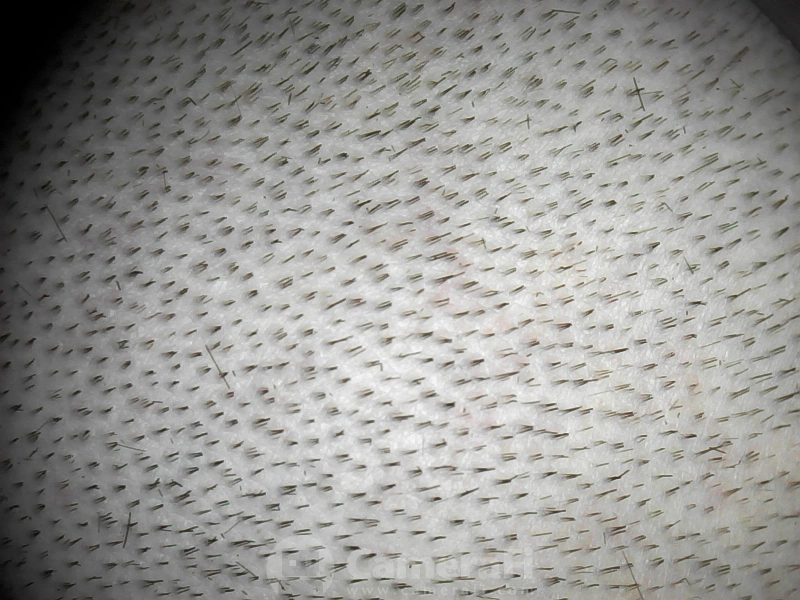
#> input picture hair1.png, 1600 x 1200 px (shown at 1/2 size)
$ python max_rectangle.py
#> lines starting #> are read from the running program, lines starting #| are printed output that depends on the picture; after the words box and inside, x2 and y2 are one past the last pixel; in counts of white or black regions, pixels touching at a corner belong together
import cv2 as cv
import numpy as np
import matplotlib.pyplot as plt
from scipy.optimize import minimize

image = cv.imread('hair1.png', cv.IMREAD_COLOR)
#> image is the input picture: shape (1200, 1600, 3); mean B, G, R 147.8, 150.8, 151.2

gray_image = cv.cvtColor(image, cv.COLOR_BGR2GRAY)

gamma = 0.5
gamma_corrected = np.power(gray_image / 255.0, gamma)
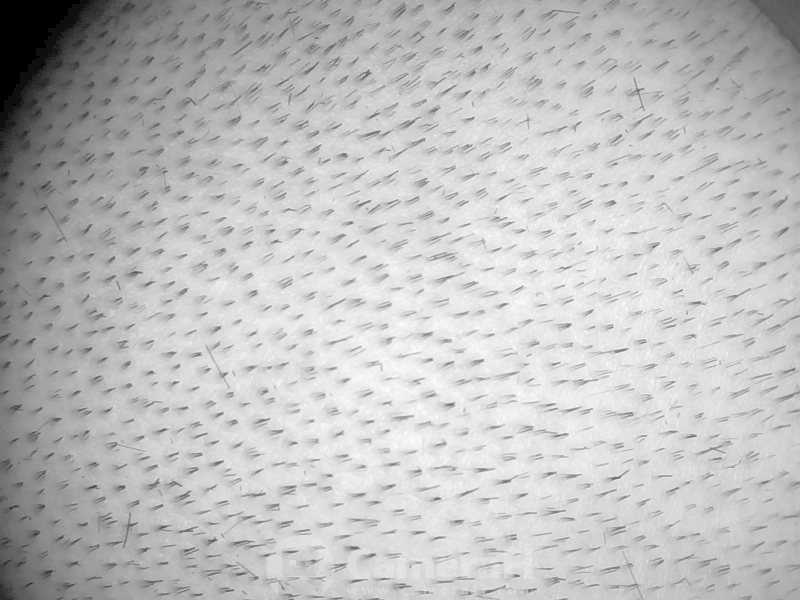
#> gamma_corrected: shape (1200, 1600) float64 (shown at 1/2 size); min 0, max 0.998, mean 0.751
gamma_corrected = np.uint8(gamma_corrected * 255)

ret, thresh = cv.threshold(gamma_corrected, 190, 255, cv.THRESH_BINARY)
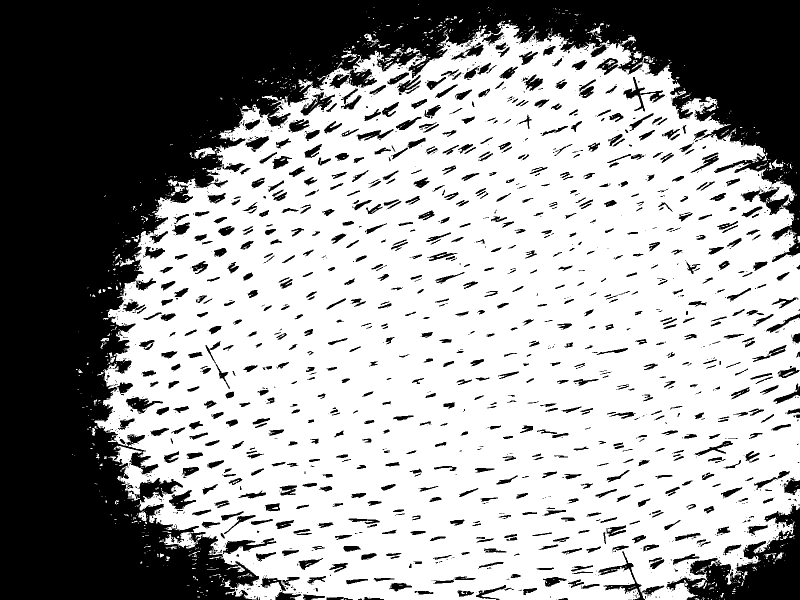
#> thresh: shape (1200, 1600) (shown at 1/2 size); 61.4% white; 1724 black regions (946 under 20 px), largest, box (x1, y1, x2, y2) and area: (0, 0, 1600, 1200) 601272, (1333, 1008, 1600, 1200) 21281, (1197, 1102, 1290, 1200) 1568

kernel = np.ones((5, 5), np.uint8)
veryEroded = cv.dilate(thresh, kernel, iterations=3)
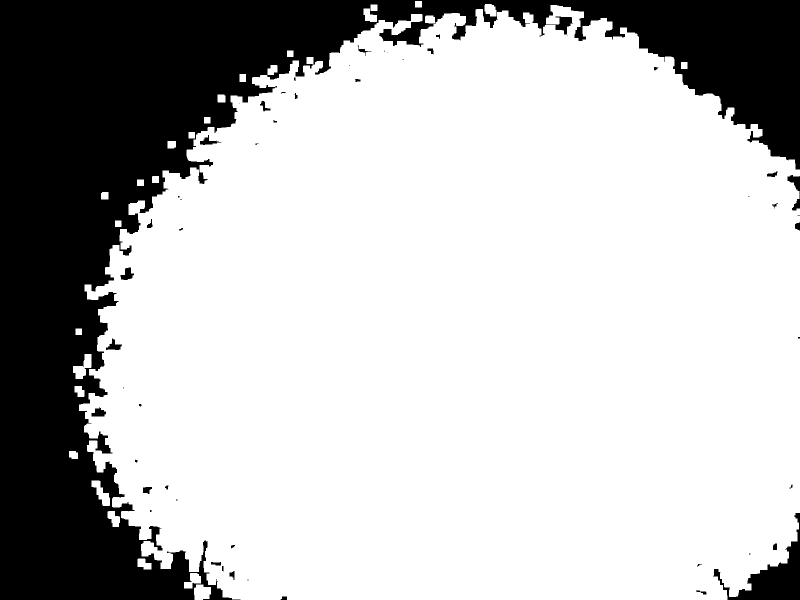
#> veryEroded: shape (1200, 1600) (shown at 1/2 size); 73.9% white; 52 black regions (19 under 20 px)
contornos, _ = cv.findContours(veryEroded, cv.RETR_EXTERNAL, cv.CHAIN_APPROX_SIMPLE)
#> contornos = 28 contours; largest, box (x1, y1, x2, y2) and area: (158, 10, 1600, 1200) 1408793, (146, 708, 183, 758) 886, (388, 1169, 422, 1200) 824, (183, 961, 220, 1012) 808, (368, 1146, 402, 1177) 564

largest_contour = max(contornos, key=cv.contourArea)
#> largest_contour = contour of 1876 points, box (x1, y1, x2, y2) (158, 10, 1600, 1200), area 1408793

x, y, w, h = cv.boundingRect(largest_contour)
#> x = 158; y = 10; w = 1442; h = 1190

rectangular_mask = np.zeros_like(image)
cv.drawContours(rectangular_mask, [largest_contour], 0, (255, 255, 255), -1)
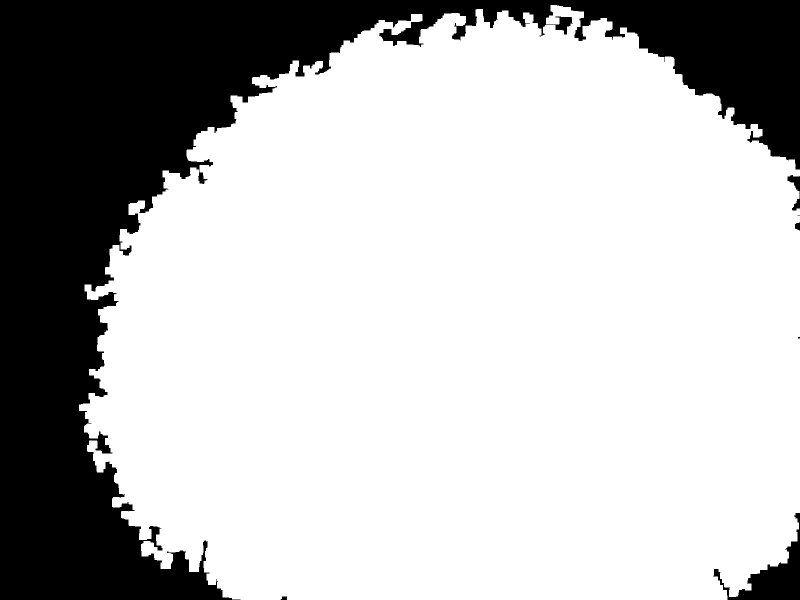
#> rectangular_mask: shape (1200, 1600, 3) (shown at 1/2 size); 73.6% white; 7 black regions (2 under 20 px), largest, box (x1, y1, x2, y2) and area: (0, 0, 1600, 1200) 496998, (1426, 1026, 1600, 1200) 8882, (1575, 350, 1600, 421) 697, (1590, 445, 1600, 461) 128, (561, 1193, 574, 1200) 75

cropped = cv.bitwise_and(image, rectangular_mask)
cropped = cropped[y:y+h, x:x+w]
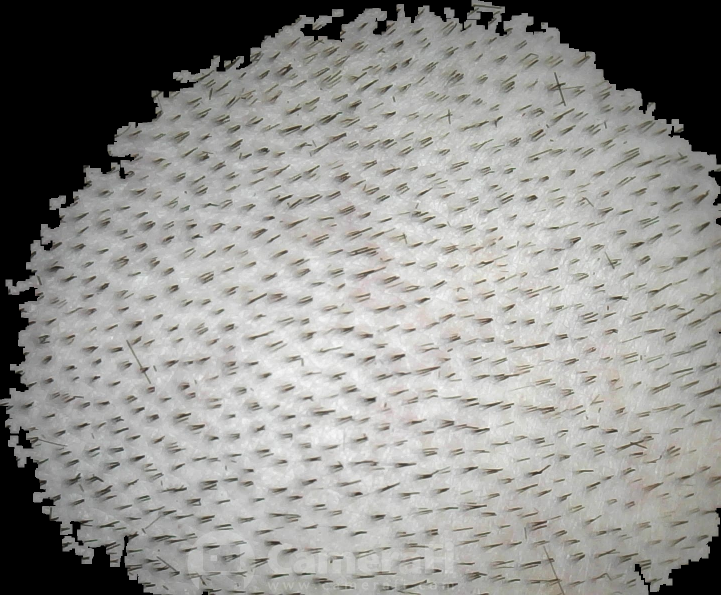
#> cropped: shape (1190, 1442, 3) (shown at 1/2 size); mean B, G, R 141.2, 144.1, 144.6

def objective_function(params, initial_image):
    x, y, w, h = params
    x = int(x)
    y = int(y)
    w = int(w)
    h = int(h)

    roi = initial_image[y:y+h, x:x+w]
    black_pixels = np.count_nonzero(roi == 0)
    print(black_pixels)
    return -w * h * black_pixels

image_width = cropped.shape[1]
#> image_width = 1442
image_height = cropped.shape[0]
#> image_height = 1190

initial_guess = [0, 0, image_width, image_height]
#> initial_guess = [0, 0, 1442, 1190]
bounds = [(0, image_width), (0, image_height), (0, image_width), (0, image_height)]
result = minimize(objective_function, initial_guess, args=(cropped), bounds=bounds, method='L-BFGS-B')
#> in objective_function, `black_pixels = np.count_nonzero(roi == 0)`: black_pixels = 908331
#| 908331
#| 908331
#| 908331
#| 906567
#| 906888
#> result = 10 items

# Extrair os parâmetros do retângulo
x, y, w, h = result.x
#> x = 0; y = 0
print(f"Retângulo: x={x}, y={y}, w={w}, h={h}")
#| Retângulo: x=0.0, y=0.0, w=1442.0, h=1190.0
# Desenhar o retângulo delimitador no contorno original
cv.rectangle(cropped, (int(x), int(y)), (int(x + w), int(y + h)), (0, 255, 0), 2)
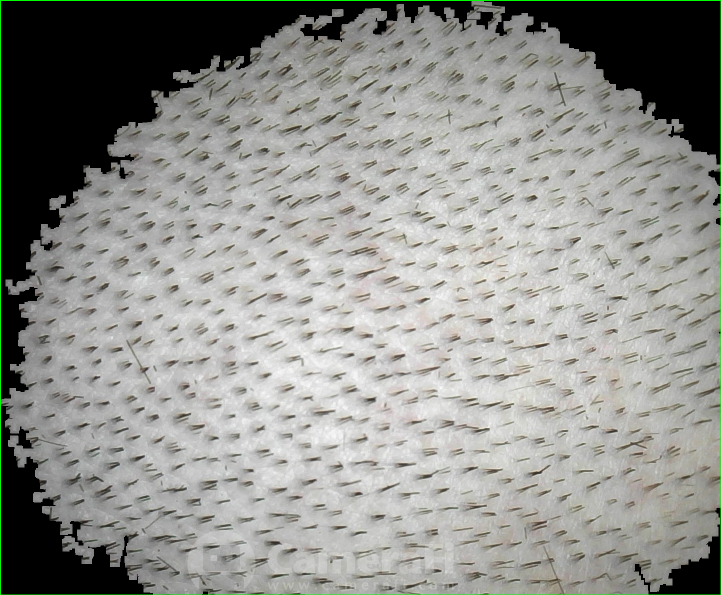
#> cropped: shape (1190, 1442, 3) (shown at 1/2 size); 0.46% of pixels changed, all inside (x1, y1, x2, y2) = (0, 0, 1442, 1190)

resized = cv.resize(cropped, (0, 0), fx=0.5, fy=0.5)
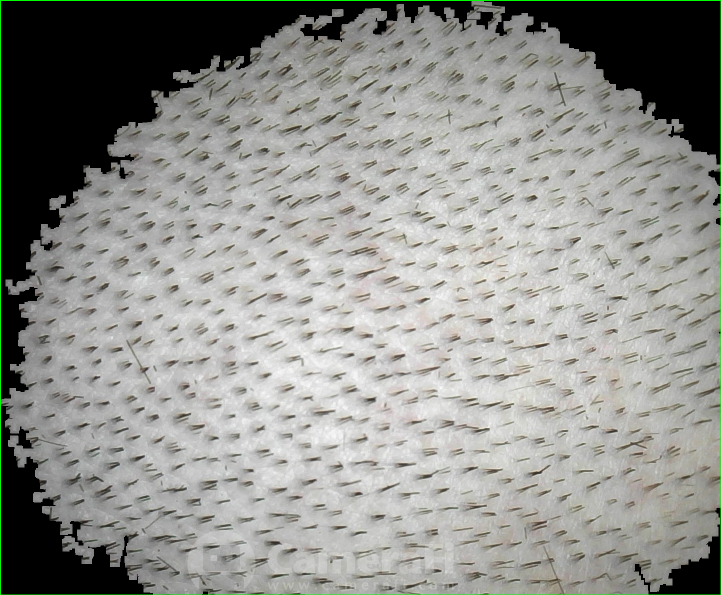
#> resized: shape (595, 721, 3); mean B, G, R 141.1, 145.3, 144.5

plt.imshow(resized)
plt.show()
